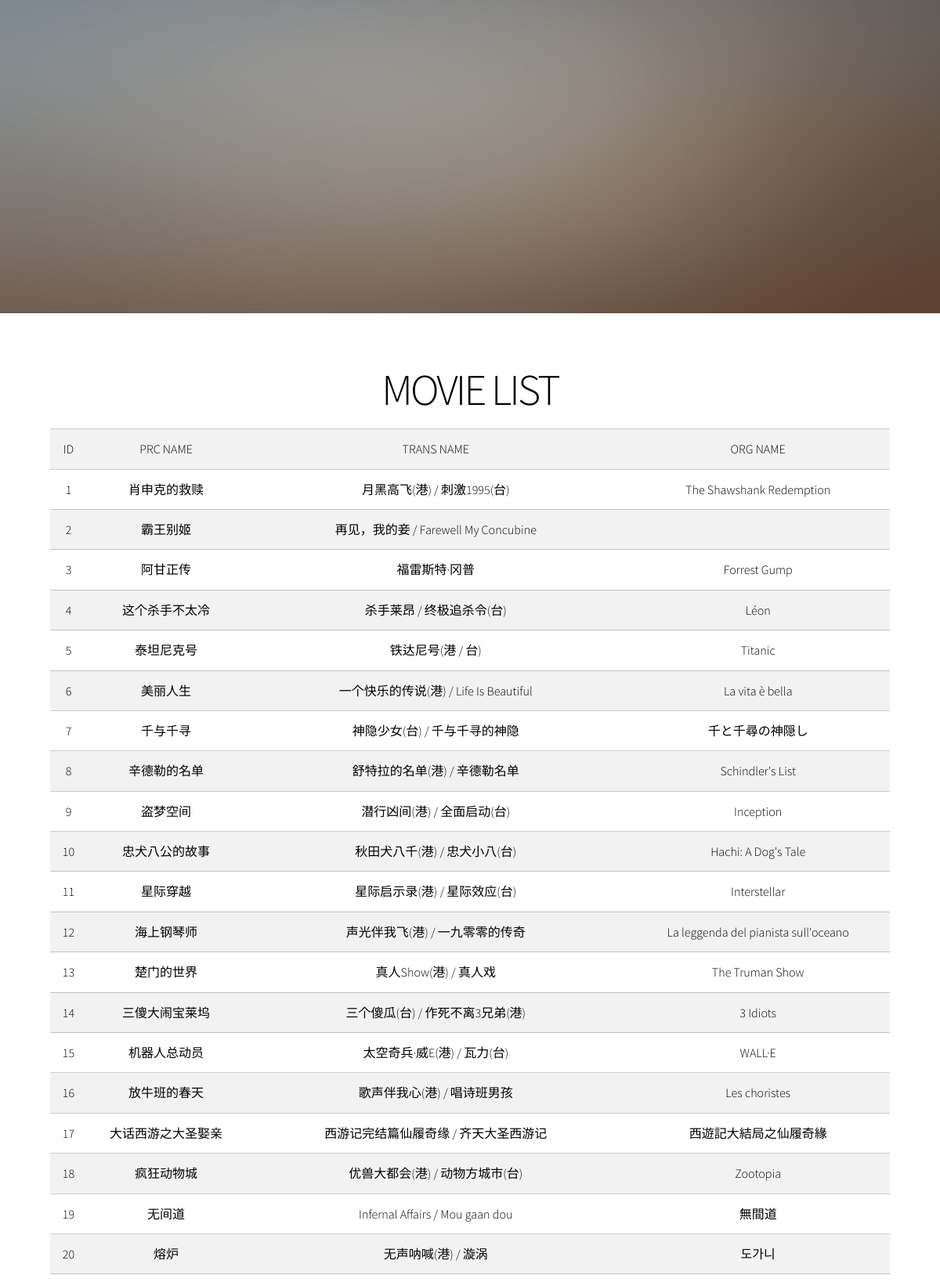
Screenshot of /Movie_List (upper part) with the database file from the repository.
### tables this page shows
CREATE TABLE data (id INTEGER,name TEXT,nameh TEXT,namef TEXT,detail TEXT,stuff TEXT,num TEXT,score TEXT,quote TEXT,web TEXT);

### flask_spider/app.py (the view)
@app.route('/Movie_List',methods=["POST","GET"])
def MOVIE_LIST():
    con=sqlite3.connect("data.db")
    c=con.cursor()
    sql="select id,name,nameh,namef from data"
    data=c.execute(sql)
    return render_template("MOVIE_LIST.html",data=data)

### flask_spider/templates/MOVIE_LIST.html (shortened to what this page needs)
<!DOCTYPE HTML>
<html>
	<head>
		<link rel="stylesheet" href="static/assets/css/main.css" />
	</head>
	<body class="is-preload">
			<div id="wrapper" class="divided">
					<section class="banner style1 orient-left content-align-left image-position-right fullscreen onload-image-fade-in onload-content-fade-right">
						<div class="content">
							<h1>MOVIE LIST</h1>
							<table class="style1">
								<tr>
									<td>ID</td>
									<td>PRC NAME</td>
									<td>TRANS NAME</td>
									<td>ORG NAME</td>
								</tr>
								{% for x in data %}
								<tr>
									<td>{{x[0]}}</td>
									<td>{{x[1]}}</td>
									<td>{{x[2]}}</td>
									<td>{{x[3]}}</td>
								</tr>
								{% endfor %}
							</table>
						</div>
						<div class="image">
							<img src="static/images/banner.jpg" alt="" />
						</div>
					</section>
			</div>
	</body>
</html>

### rows the page displays
data: id "1", name "肖申克的救赎", nameh "月黑高飞(港) / 刺激1995(台)", namef "The Shawshank Redemption"
data: id "2", name "霸王别姬", nameh "再见，我的妾 / Farewell My Concubine"
data: id "3", name "阿甘正传", nameh "福雷斯特·冈普", namef "Forrest Gump"
data: id "4", name "这个杀手不太冷", nameh "杀手莱昂 / 终极追杀令(台)", namef "Léon"
data: id "5", name "泰坦尼克号", nameh "铁达尼号(港 / 台)", namef "Titanic"
data: id "6", name "美丽人生", nameh "一个快乐的传说(港) / Life Is Beautiful", namef "La vita è bella"
data: id "7", name "千与千寻", nameh "神隐少女(台) / 千与千寻的神隐", namef "千と千尋の神隠し"
data: id "8", name "辛德勒的名单", nameh "舒特拉的名单(港) / 辛德勒名单", namef "Schindler's List"
data: id "9", name "盗梦空间", nameh "潜行凶间(港) / 全面启动(台)", namef "Inception"
data: id "10", name "忠犬八公的故事", nameh "秋田犬八千(港) / 忠犬小八(台)", namef "Hachi: A Dog's Tale"
data: id "11", name "星际穿越", nameh "星际启示录(港) / 星际效应(台)", namef "Interstellar"
data: id "12", name "海上钢琴师", nameh "声光伴我飞(港) / 一九零零的传奇", namef "La leggenda del pianista sull'oceano"
data: id "13", name "楚门的世界", nameh "真人Show(港) / 真人戏", namef "The Truman Show"
data: id "14", name "三傻大闹宝莱坞", nameh "三个傻瓜(台) / 作死不离3兄弟(港)", namef "3 Idiots"
data: id "15", name "机器人总动员", nameh "太空奇兵·威E(港) / 瓦力(台)", namef "WALL·E"
data: id "16", name "放牛班的春天", nameh "歌声伴我心(港) / 唱诗班男孩", namef "Les choristes"
data: id "17", name "大话西游之大圣娶亲", nameh "西游记完结篇仙履奇缘 / 齐天大圣西游记", namef "西遊記大結局之仙履奇緣"
data: id "18", name "疯狂动物城", nameh "优兽大都会(港) / 动物方城市(台)", namef "Zootopia"
data: id "19", name "无间道", nameh "Infernal Affairs / Mou gaan dou", namef "無間道"
data: id "20", name "熔炉", nameh "无声呐喊(港) / 漩涡", namef "도가니"
